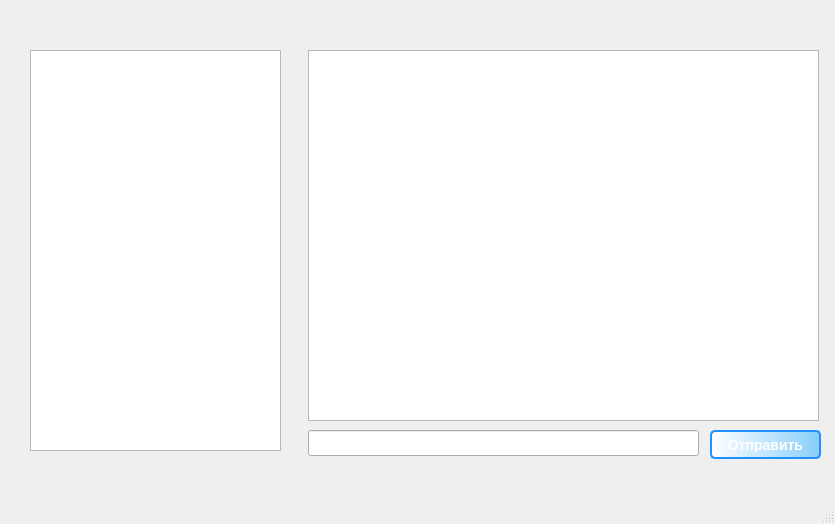
<?xml version="1.0" encoding="UTF-8"?>
<ui version="4.0">
 <class>MainWindow</class>
 <widget class="QMainWindow" name="MainWindow">
  <property name="geometry">
   <rect>
    <x>0</x>
    <y>0</y>
    <width>835</width>
    <height>524</height>
   </rect>
  </property>
  <property name="windowTitle">
   <string>MainWindow</string>
  </property>
  <widget class="QWidget" name="centralwidget">
   <widget class="QLineEdit" name="lineEdit">
    <property name="geometry">
     <rect>
      <x>308</x>
      <y>430</y>
      <width>391</width>
      <height>26</height>
     </rect>
    </property>
   </widget>
   <widget class="QTextBrowser" name="textBrowser">
    <property name="geometry">
     <rect>
      <x>308</x>
      <y>50</y>
      <width>511</width>
      <height>371</height>
     </rect>
    </property>
   </widget>
   <widget class="QPushButton" name="pushButton_2">
    <property name="geometry">
     <rect>
      <x>710</x>
      <y>430</y>
      <width>111</width>
      <height>29</height>
     </rect>
    </property>
    <property name="styleSheet">
     <string notr="true">QPushButton#pushButton_2 {
    background-color: qlineargradient(spread:pad, x1:0, y1:0, x2:1, y2:0, stop:0 rgba(255, 255, 255, 255), stop:1 rgba(135, 206, 250, 255));
    border-radius: 5px;
    border: 2px solid #1E90FF;
    color: white;
    padding: 5px;
    text-align: center;
    font: bold 14px;
}

QPushButton#pushButton_2:hover {
    background-color: qlineargradient(spread:pad, x1:0, y1:0, x2:1, y2:0, stop:0 rgba(135, 206, 250, 255), stop:1 rgba(30, 144, 255, 255));
}

QPushButton#pushButton_2:pressed {
    background-color: qlineargradient(spread:pad, x1:0, y1:0, x2:1, y2:0, stop:0 rgba(30, 144, 255, 255), stop:1 rgba(0, 191, 255, 255));
}</string>
    </property>
    <property name="text">
     <string>Отправить</string>
    </property>
   </widget>
   <widget class="QListWidget" name="contactsList">
    <property name="geometry">
     <rect>
      <x>30</x>
      <y>50</y>
      <width>251</width>
      <height>401</height>
     </rect>
    </property>
   </widget>
   <widget class="QLabel" name="usernameLabel">
    <property name="geometry">
     <rect>
      <x>30</x>
      <y>10</y>
      <width>251</width>
      <height>31</height>
     </rect>
    </property>
    <property name="text">
     <string/>
    </property>
   </widget>
  </widget>
  <widget class="QMenuBar" name="menubar">
   <property name="geometry">
    <rect>
     <x>0</x>
     <y>0</y>
     <width>835</width>
     <height>26</height>
    </rect>
   </property>
  </widget>
  <widget class="QStatusBar" name="statusbar"/>
 </widget>
 <resources/>
 <connections/>
</ui>
